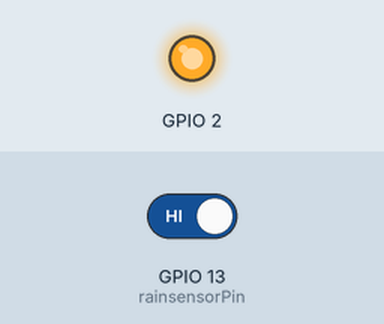
Simulated run of this sketch. Board: ESP8266 (NodeMCU). On the bench: output pins drawn as LEDs (lit = HIGH). The inputs (shaded band) are chosen by the test bench; at power-on: GPIO 13 (rainsensorPin) HIGH. WiFi joins after 1.5 s; servers stay silent unless stated; random numbers use the default seed unless the sketch sets one; no MQTT or app messages arrive unless stated; what the sketch prints to the serial monitor is not drawn.

Above: at 1.2 s.
1.3 s: GPIO 13 (rainsensorPin) driven LOW
At 2.1 s:
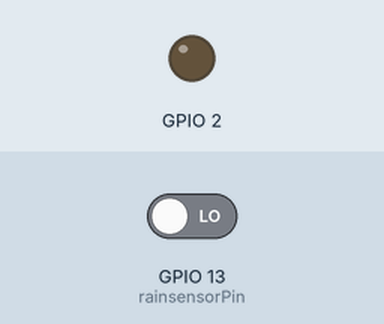
Timing chart, 0 to 4.3 s (numbered marks = the images above; inputs shaded):
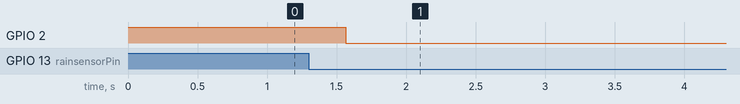

The sketch:

rg11_mqtt_bridge.ino
```cpp
/*
 ESP8266 MQTT bridge for RG-11

 It connects to an MQTT server and reports any rain as triggered by the RG-11
 rain sensor. It sends the raw "bucket" counters allowing selection of sensitivity
 on the server side.

 It will reconnect to the server if the connection is lost using a blocking
 reconnect function. This also applies for wifi.

 To install the ESP8266 board, (using Arduino 1.6.4+):
  - Add the following 3rd party board manager under "File -> Preferences -> Additional Boards Manager URLs":
       http://arduino.esp8266.com/stable/package_esp8266com_index.json
  - Open the "Tools -> Board -> Board Manager" and click install for the ESP8266"
  - Select your ESP8266 in "Tools -> Board"

*/

#include <ESP8266WiFi.h>
#include <PubSubClient.h>

// Update these with values suitable for your network.
const char* ssid = "yourssid";
const char* password = "yourpassword";

const char* mqtt_server = "your.mqtt.broker.com";
const char* rain_topic = "house/outside/rain";

WiFiClient espClient;
PubSubClient client(espClient);

// The follow is needed for interrupt handling
const byte rainsensorPin = 13;
volatile byte bucketCounter = 0;

void setup_wifi() {

  delay(10);
  // We start by connecting to a WiFi network
  Serial.println();
  Serial.print("Connecting to ");
  Serial.println(ssid);

  WiFi.begin(ssid, password);

  while (WiFi.status() != WL_CONNECTED) {
    delay(500);
    Serial.print(".");
  }

  randomSeed(micros());

  Serial.println("");
  Serial.println("WiFi connected");
  Serial.println("IP address: ");
  Serial.println(WiFi.localIP());
}

void callback(char* topic, byte* payload, unsigned int length) {
  Serial.print("Message arrived [");
  Serial.print(topic);
  Serial.print("] ");
  for (int i = 0; i < length; i++) {
    Serial.print((char)payload[i]);
  }
  Serial.println();
}

void reconnect() {
  // Turn off LED since we're offline
  digitalWrite(BUILTIN_LED, HIGH);
  while (!client.connected()) {
    // Make sure wifi is still ok, otherwise it's dumb to connect to mqtt
    if (WiFi.status() != WL_CONNECTED) {
      Serial.println("Network isn't connected.");
      setup_wifi();
    }

    Serial.print("Attempting MQTT connection...");
    // Create a random client ID
    String clientId = "ESP8266Client-";
    clientId += String(random(0xffff), HEX);

    // Attempt to connect
    if (client.connect(clientId.c_str())) {
      Serial.println("connected");
    } else {
      Serial.print("failed, rc=");
      Serial.print(client.state());
      Serial.println(" try again in 5 seconds");
      // Wait 5 seconds before retrying
      delay(5000);
    }
  }
  // Turn on LED since we're back online
  digitalWrite(BUILTIN_LED, LOW);
}

void handleInterrupt() {
  bucketCounter++;
}

void setup() {
  // Initialize interrupt
  pinMode(rainsensorPin, INPUT_PULLUP);
  attachInterrupt(digitalPinToInterrupt(rainsensorPin), handleInterrupt, FALLING);

  // Setup wifi and mqtt (also make sure LED is off)
  pinMode(BUILTIN_LED, OUTPUT);     // Initialize the BUILTIN_LED pin as an output
  digitalWrite(BUILTIN_LED, HIGH);
  Serial.begin(115200);
  //setup_wifi();
  client.setServer(mqtt_server, 1883);
  client.setCallback(callback);
}

void loop() {
  // Always make sure we're connected
  if (!client.connected()) {
    reconnect();
  }
  client.loop();

  // Service all that rain that happened
  if(bucketCounter > 0) {
    byte buckets = bucketCounter;
    bucketCounter -= buckets;
    Serial.print("We got ");
    Serial.print((int)buckets);
    Serial.println(" buckets of rain, let server know.");

    // Share this with the MQTT server
    client.publish(rain_topic, String((int)buckets).c_str());
  }
}
```
